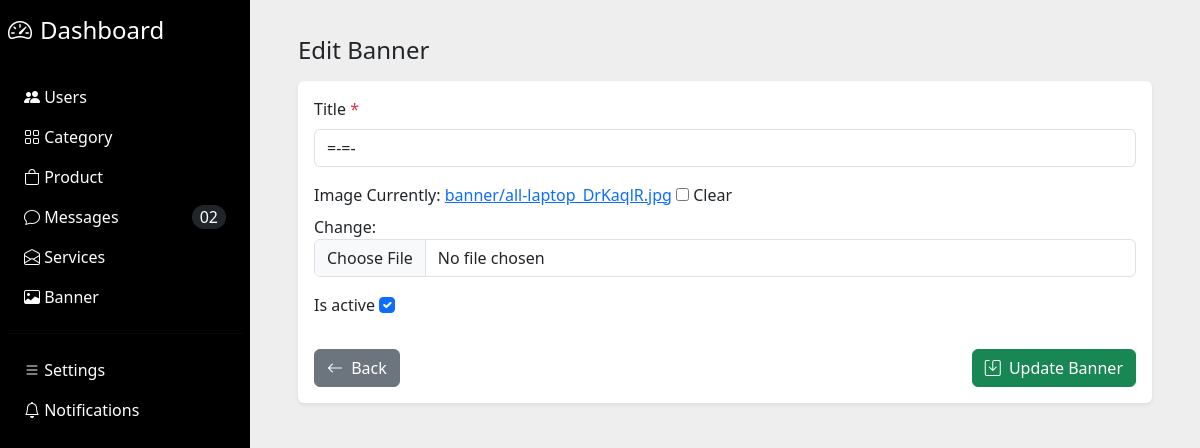
/dashboard/banner/3/edit/ (signed in), run on an earlier commit of the app's database.
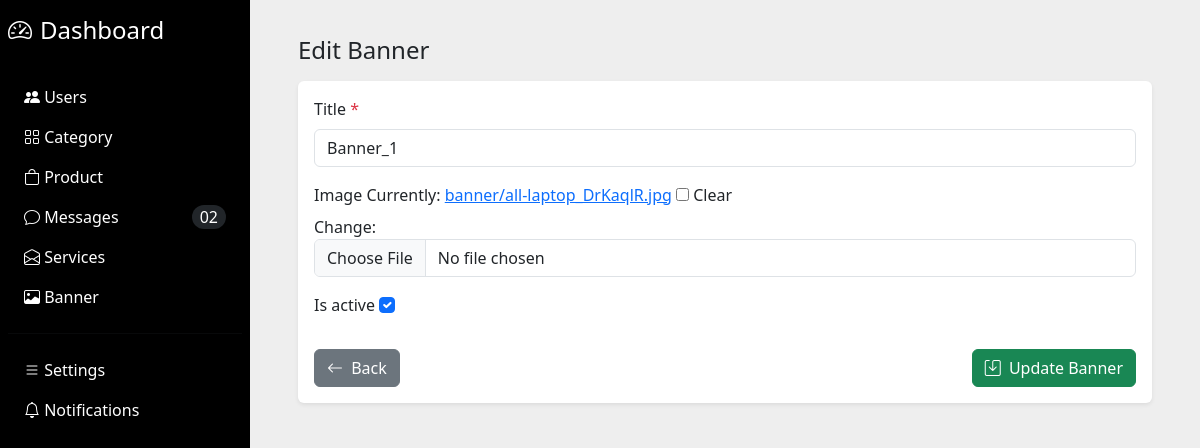
And on a later commit of the database.
### product/models.py (models this page shows, shortened)
class Banner(BaseModel):
    image=models.ImageField(upload_to="banner/",null=True,blank=True)
    title=models.CharField(max_length=50,unique=True)
    is_active=models.BooleanField(default=False)

### dashboard/views.py (the view, shortened to what this page needs)
# urls.py: path('banner/<int:pk>/edit/', BannerUpdateView.as_view(), name='banner_edit'),
class BannerUpdateView(DashboardLoginRequiredMixin,UpdateView):
    model = Banner
    form_class = BannerForm
    template_name = "dashboard/banner_edit.html"
    success_url = reverse_lazy("banner")
    success_message = "Banner updated successfully!"

### product/forms.py (shortened to what this page needs)
class BannerForm(forms.ModelForm):
    class Meta:
        model=Banner
        fields = ["title", "image","is_active"]
        error_messages = {
                "title": {
                    "required": "Banner Title is required."
                },
                "image": {
                    "required": "Banner image is required."
                },
                "is_active":{
                    "required":"checck the banner active mode"
                },
            }
        widgets = {
                "title": forms.TextInput(attrs={
                    "class": "form-control",
                    "placeholder": "Enter Bannner title"
                }),
                "image": forms.ClearableFileInput(attrs={
                    "class": "form-control",
                    "accept": "image/*"
                }),
                    "is_active": forms.CheckboxInput(attrs={
                    "class": "form-check-input",
                }),
            }

### dashboard/views.py (called while the page is built)
    def dispatch(self, request, *args, **kwargs):
        if not request.user.is_authenticated:
            return render(request, 'index.html')
        return super().dispatch(request, *args, **kwargs)

### template/dashboard/banner_edit.html (shortened to what this page needs)
{% extends "dashboard/base.html" %}
{% block content %}
<div class="container-fluid">
  <h4 class="mb-3"> Edit Banner</h4>
  <div class="card shadow-sm border-0">
    <div class="card-body">
      <form method="POST" enctype="multipart/form-data" novalidate>
        {% for field in form %}
          <div class="mb-3">
            <label class="form-label">
              {{ field.label }} {% if field.field.required %}<span class="text-danger">*</span>{% endif %}
            </label>
            {{ field }}
          </div>
        {% endfor %}
        <div class="d-flex justify-content-between mt-4">
          <a href="{% url 'banner' %}" class="btn btn-secondary">
            <i class="bi bi-arrow-left me-1"></i> Back
          </a>
          <button type="submit" class="btn btn-success">
            <i class="bi bi-save me-1"></i> Update Banner
          </button>
        </div>
      </form>
    </div>
  </div>
</div>
{% endblock %}

What changed in the data, as far as the page shows it:
changed Banner: title "=-=-" → "Banner_1"
